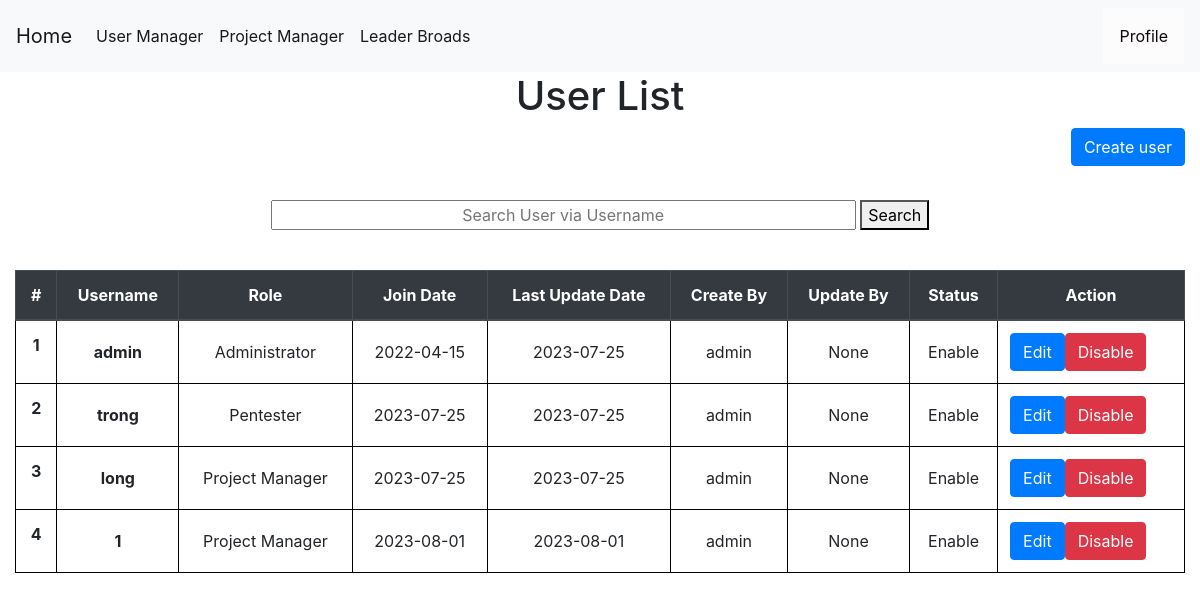
The app's page /enableaccount (signed in), older data.
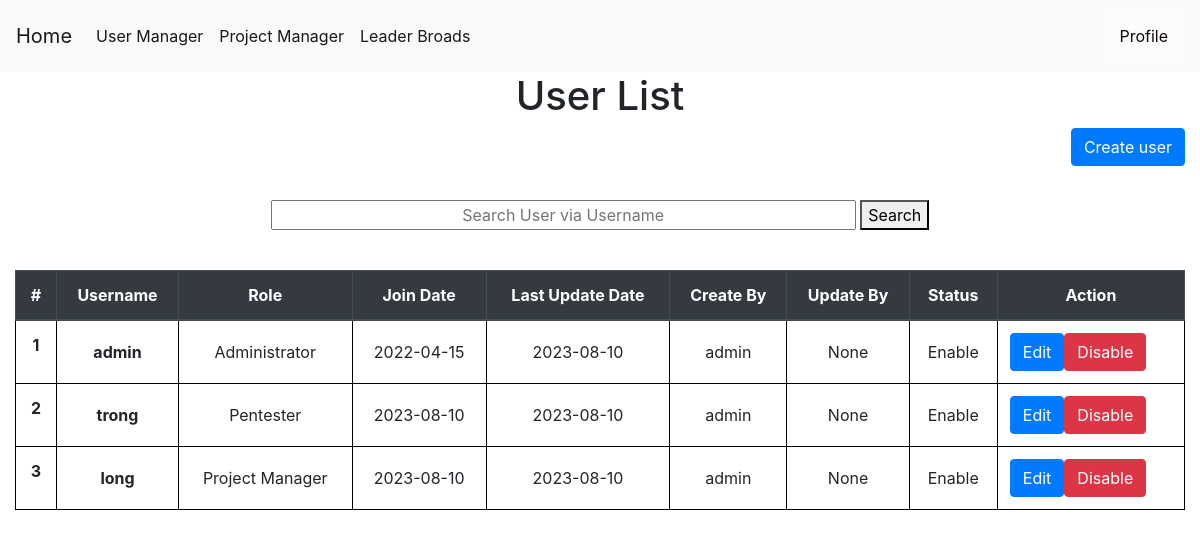
The same page, newer data.
### tables this page shows
CREATE TABLE users (
    userid INTEGER PRIMARY KEY AUTOINCREMENT,
    username TEXT NOT NULL,
    password TEXT NOT NULL,
    join_date date NOT NULL,
    update_date date,
    create_by TEXT NOT NULL,
    update_by TEXT,
    isactive INTEGER NOT NULL,
    role TEXT NOT NULL
);

### app.py (the view, shortened to what this page needs)
@app.route("/enableaccount", methods=('GET', 'POST'))
def enableaccount():
    if session["userid"] == None:
        return redirect(url_for('login'))
    currentuser = get_current_user()
    if currentuser["role"] != 'Administrator':
        return render_template('403.html',)
    msg = ''
    conn = get_db_connection()
    users = conn.execute('SELECT * FROM users').fetchall()
    conn.commit()
    conn.close()
    return render_template('show_user.html', currentuser=currentuser,users=users,msg=msg)

### app.py (called while the page is built)
def get_db_connection():
    conn = sqlite3.connect('database.db')
    conn.row_factory = sqlite3.Row
    return conn

def get_current_user():
    userid = session["userid"]
    conn = get_db_connection()
    user = conn.execute('SELECT * FROM users WHERE userid = ?',(userid,)).fetchone()
    conn.commit()
    conn.close()
    return user

### templates/show_user.html (shortened to what this page needs)
{% extends 'base.html' %}
{% block content %}
    <center><h1>{% block title %}  User List  {% endblock %}</h1></center>
    <link rel= "stylesheet" type= "text/css" href= "{{ url_for('static',filename='css/showuser.css') }}">
    <a href="{{ url_for('add_user')}}" class="btn btn-primary" style="float: right;" role="button" aria-pressed="true">Create user</a>
  <center>
  <form action="{{ url_for('search_user') }}" method ="GET">
    <input style="text-align: center;width:50%;" name="username" type="username" placeholder="Search User via Username" />
    <button>Search</button>
  </form>
</center></br>
    <table class="table">
        <thead class="thead-dark" text-align="center" style="text-align: center;width:100%;">
          <tr>
            <th style="text-align: center"scope="col">#</th>
            <th style="text-align: center"scope="col">Username</th>
            <th style="text-align: center"scope="col">Role</th>
            <th style="text-align: center"scope="col">Join Date</th>
            <th style="text-align: center"scope="col">Last Update Date</th>
            <th style="text-align: center"scope="col">Create By</th>
            <th style="text-align: center"scope="col">Update By</th>
            <th style="text-align: center"scope="col">Status</th>
            <th style="text-align: center"scope="col">Action</th>
          </tr>
        </thead>
        <tbody>
        {% for user in users %}
          <tr>
            <th style="text-align: center"class="counterCell"></th>
            <th style="text-align: center"class="align-middle"  scope="row">{{ user.username }}</th>
            <td style="text-align: center"class="align-middle" >{{ user.role }}</td>
            <td style="text-align: center"class="align-middle" >{{ user.join_date }}</td>
            <td style="text-align: center"class="align-middle" >{{ user.update_date }}</td>
            <td style="text-align: center"class="align-middle" >{{ user.create_by }}</td>
            <td style="text-align: center"class="align-middle" >{{ user.update_by }}</td>
            {% if user.isactive == 1 %}
            <td style="text-align: center"class="align-middle">Enable</td>
            {%else%}
            <td style="text-align: center"class="align-middle">Disable</td>
            {% endif %}
            <td style="text-align: center"class="align-middle">
              <span style="float:left;">
              <a href="{{ url_for('edituser',id= user.userid) }} "class="btn btn-primary">Edit</a>
              </span>
              {% if user.isactive == 1 %}
              <span style="float:left;">
              <form action="{{ url_for('showuser') }}" method=post >
                  <button id="disable" type=submit class="btn btn-danger" >Disable</button>
              </form>
            </span>
            {% endif %}
            </td>
          </tr>
        {% endfor %}
        </tbody>
      </table>
{% endblock %}

### templates/base.html (shortened to what this page needs)
<!doctype html>
<link rel= "stylesheet" type= "text/css" href= "{{ url_for('static',filename='css/style.css') }}">
<html lang="en">
  <head>
    <link rel="stylesheet" href="https://stackpath.bootstrapcdn.com/bootstrap/4.3.1/css/bootstrap.min.css">
  </head>
  <body>
    <nav class="navbar navbar-expand-md navbar-light bg-light">
      {% block sidebar %}
        <a class="navbar-brand" href="{{ url_for('dashboard')}}">Home</a>
        <div class="collapse navbar-collapse" id="navbarNav">
            <ul class="navbar-nav">
              {% if session.userid %}
                {% if session.userid == 1 %}
              <li class="nav-item active">
                <a class="nav-link" href="{{ url_for('showuser')}}">User Manager</a>
              </li>
                {% endif %}
              <li class="nav-item active">
                <a class="nav-link" href="{{ url_for('showproject')}}">Project Manager</a>
              </li>
              <li class="nav-item active">
                <a class="nav-link" href="{{ url_for('leaderboard')}}">Leader Broads</a>
              </li>
              {% endif %}
              </ul>
        </div>
        {% endblock %}
        {% if session.userid %}
        <div class="dropdown">
          <button class="dropbtn">Profile</button>
        </div>
        {% else %}
          <a href="{{ url_for('login')}}" class="nav-link">Login</a>
        {% endif %}
    </nav>
    <div class="container">
        {% block content %} {% endblock %}
    </div>
</html>

### static/css/style.css (style rules this page uses)
table, th, td { border: 1px solid black; }
body { min-height: 100vh; height: 100%; margin: 0; z-index: 10; display: grid; grid-template-rows: auto 1fr auto; }
body { display: flex; flex-direction: column; }
.dropbtn { background-color: #fbfcfb; color: rgb(15, 8, 8); padding: 16px; font-size: 16px; border: none; }
.dropdown { position: relative; display: inline-block; }
.container { max-width: 1680px !important; }

### static/css/showuser.css (style rules this page uses)
table { counter-reset: tableCount; }
.counterCell:before { content: counter(tableCount); counter-increment: tableCount; }

Row changes from the older to the newer data that the page shows:
removed users: username "1", role "Project Manager", join_date "2023-08-01", update_date "2023-08-01", create_by "admin", update_by "None", isactive "Enable"
changed users "Administrator": update_date "2023-07-25" → "2023-08-10"
changed users "trong": join_date "2023-07-25" → "2023-08-10"; update_date "2023-07-25" → "2023-08-10"
changed users "long": join_date "2023-07-25" → "2023-08-10"; update_date "2023-07-25" → "2023-08-10"
